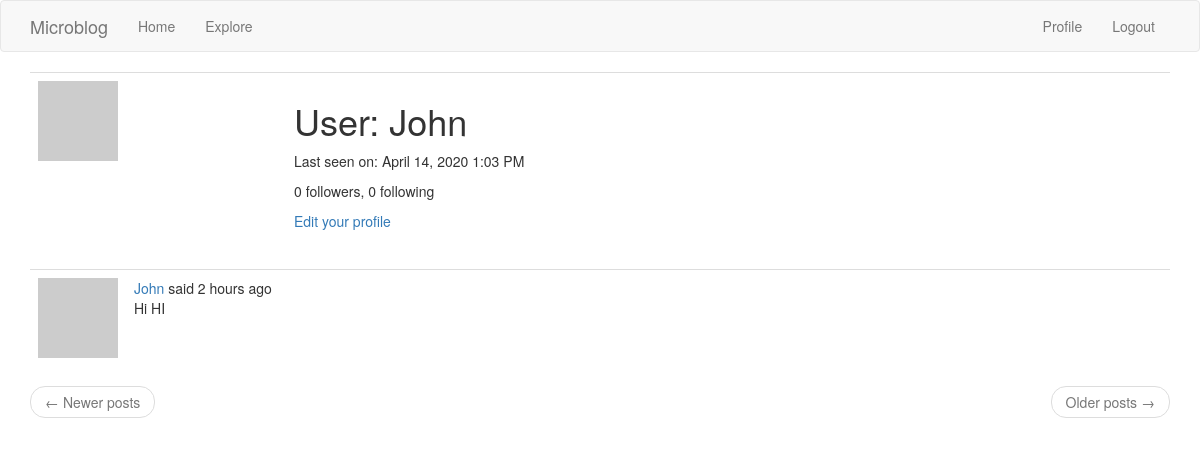
Page /user/John (signed in) on the earlier database version.
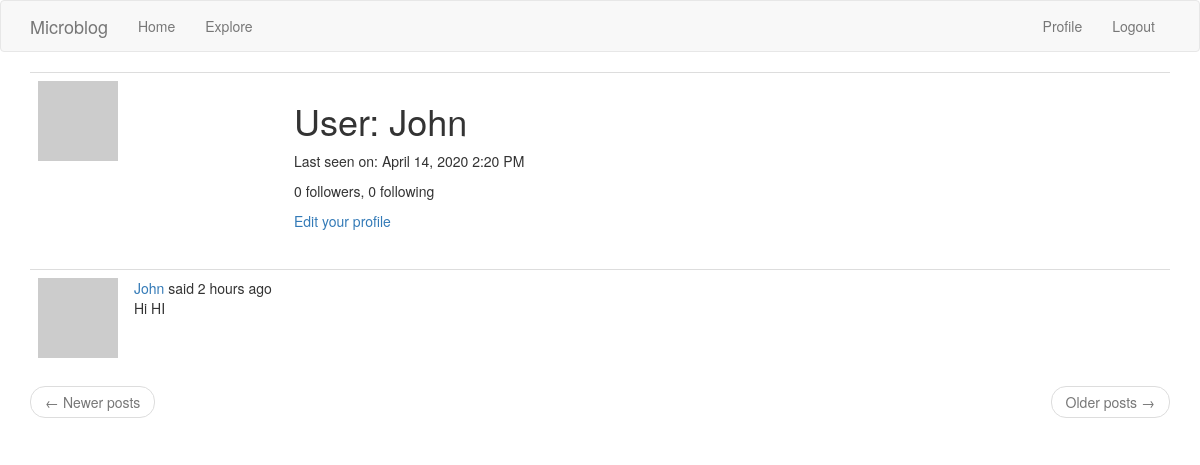
Same page on the later database version.
### app/models.py (models this page shows, shortened)
class User(UserMixin, db.Model):
    id = db.Column(db.Integer, primary_key=True)
    username = db.Column(db.String(64), index=True, unique=True)
    email = db.Column(db.String(120), index=True, unique=True)
    password_hash = db.Column(db.String(128))
    posts = db.relationship("Post", backref="author", lazy="dynamic")
    about_me = db.Column(db.String(140))
    last_seen = db.Column(db.DateTime, default=datetime.utcnow)
    followed = db.relationship(
        "User",
        secondary=followers,
        primaryjoin=(followers.c.follower_id == id),
        secondaryjoin=(followers.c.followed_id == id),
        backref=db.backref("followers", lazy="dynamic"),
        lazy="dynamic",
    )
    def avatar(self, size):
        digest = md5(self.email.lower().encode("utf-8")).hexdigest()
        return "https://www.gravatar.com/avatar/{}?d=identicon&s={}".format(
            digest, size
        )

class Post(db.Model):
    id = db.Column(db.Integer, primary_key=True)
    body = db.Column(db.String(140))
    timestamp = db.Column(db.DateTime, index=True, default=datetime.utcnow)
    user_id = db.Column(db.Integer, db.ForeignKey("user.id"))

### app/routes.py (the view)
@app.route("/user/<username>")
@login_required
def user(username):
    user = User.query.filter_by(username=username).first_or_404()
    page = request.args.get("page", 1, type=int)
    posts = user.posts.order_by(Post.timestamp.desc()).paginate(
        page, app.config["POSTS_PER_PAGE"], False
    )
    next_url = (
        url_for("user", username=user.username, page=posts.next_num)
        if posts.has_next
        else None
    )
    prev_url = (
        url_for("user", username=user.username, page=posts.prev_num)
        if posts.has_prev
        else None
    )
    return render_template(
        "user.html", user=user, posts=posts.items, next_url=next_url, prev_url=prev_url
    )

### app/models.py (called while the page is built)
@login.user_loader
def load_user(id):
    return User.query.get(int(id))

### app/routes.py (called while the page is built)
@app.before_request
def before_request():
    if current_user.is_authenticated:
        current_user.last_seen = datetime.utcnow()
        db.session.commit()
    g.locale = str(get_locale())

### app/templates/user.html (shortened to what this page needs)
{% extends "base.html" %} {% block app_content %}
<table class="table table-hover">
  <tr>
    <td width="256px"><img src="{{ user.avatar(256) }}" /></td>
    <td>
      <h1>{{ _('User') }}: {{ user.username }}</h1>
       {% if user.last_seen %}
      <p>{{ _('Last seen on') }}: {{ moment(user.last_seen).format('LLL') }}</p>
      {% endif %}
      <p>
        {{ _('%(count)d followers', count=user.followers.count()) }},
        {{ _('%(count)d following', count=user.followed.count()) }}
      </p>
      {% if user == current_user %}
      <p><a href="{{ url_for('edit_profile') }}">{{ _('Edit your profile') }}</a></p>
      {% elif not current_user.is_following(user) %}
      <p><a href="{{ url_for('follow', username=user.username) }}">{{ _('Follow') }}</a></p>
      {% else %}
      <p><a href="{{ url_for('unfollow', username=user.username) }}">{{ _('Unfollow') }}</a></p>
      {% endif %}
    </td>
  </tr>
</table>
{% for post in posts %} {% include '_post.html' %} {% endfor %}
<nav aria-label="...">
  <ul class="pager">
    <li class="previous{% if not prev_url %} disabled{% endif %}">
      <a href="{{ prev_url or '#' }}">
        <span aria-hidden="true">&larr;</span> {{ _('Newer posts') }}
      </a>
    </li>
    <li class="next{% if not next_url %} disabled{% endif %}">
      <a href="{{ next_url or '#' }}">
        {{ _('Older posts') }} <span aria-hidden="true">&rarr;</span>
      </a>
    </li>
  </ul>
</nav>
{% endblock %}

### app/templates/base.html (shortened to what this page needs)
{% extends 'bootstrap/base.html' %}  {% block navbar %}
<nav class="navbar navbar-default">
  <div class="container">
    <div class="navbar-header">
      <a class="navbar-brand" href="{{ url_for('index') }}">Microblog</a>
    </div>
    <div class="collapse navbar-collapse" id="bs-example-navbar-collapse-1">
      <ul class="nav navbar-nav">
        <li><a href="{{ url_for('index') }}">{{ _('Home') }}</a></li>
        <li><a href="{{ url_for('explore') }}">{{ _('Explore') }}</a></li>
      </ul>
      <ul class="nav navbar-nav navbar-right">
        {% if current_user.is_anonymous %}
        <li><a href="{{ url_for('login') }}">{{ _('Login') }}</a></li>
        {% else %}
        <li>
          <a href="{{ url_for('user', username=current_user.username) }}">{{ _('Profile') }}</a>
        </li>
        <li><a href="{{ url_for('logout') }}">{{ _('Logout') }}</a></li>
        {% endif %}
      </ul>
    </div>
  </div>
</nav>
{% endblock %} {% block content %}
<div class="container">
  {% block app_content %}{% endblock %}
</div>
{% endblock %}

### app/templates/_post.html (shortened to what this page needs)
<table class="table table-hover">
  <tr>
    <td width="70px">
      <a href="{{ url_for('user', username=post.author.username) }}">
        <img src="{{ post.author.avatar(70) }}" />
      </a>
    </td>
    <td>
       {{ _('%(username)s said %(when)s', username=user_link,
      when=moment(post.timestamp).fromNow()) }}
      <br>
      {{ post.body }}
    </td>
  </tr>
</table>

Differences in the rows shown:
changed User "John": last_seen "April 14, 2020 1:03 PM" → "April 14, 2020 2:20 PM"
